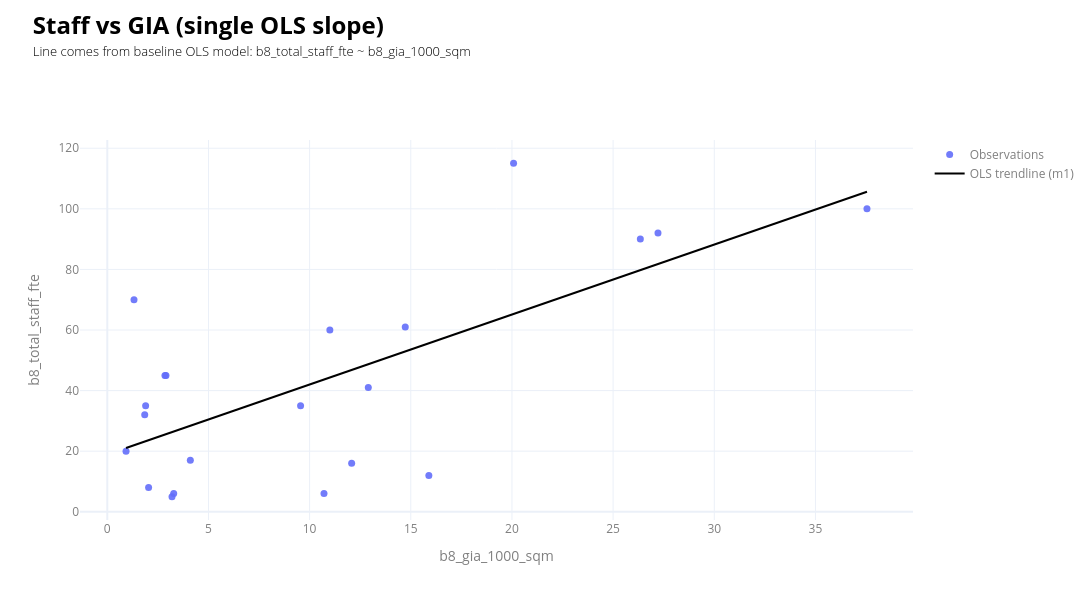

This figure's notebook cell:
### Markdown cell above
Baseline models shows a positive association between data centre size (GIA) and total staff numbers: +2.64 FTE per 1000 sqm of building area (p = 0.003, statistically significant). The model explains 38% of variation in dependent variable. With sample size = 21, the model is sensitive to outliers and small-sample effects, but the Residual vs Leverage points plot shows no influential outliers.

Linear regression assumptions:
- **Linearity:** Residuals vs fitted plot indicates that the relationship may be non-linear.
- **Independence of errors:** Durbin–Watson = 1.885, suggesting no strong autocorrelation signal.
- **Normality of residuals:** Prob(Omnibus) = 0.021, Skew = 1.02 (right-skewed), Kurtosis = 4.32 (heavy tails). Q-Q plot demonstrates one residual point that lies far from the line.
- **Homoskedasticity (constant variance):** Scale-location plot shows presence of heteroskedasticity.
- **Multicollinearity:** not a concert for univariate model.

### Code cell
# _________________________________________________________________
# Scatterplot: b8_total_staff_fte vs b8_gia_1000_sqm
value_col_x = "b8_gia_1000_sqm"
value_col_y = "b8_total_staff_fte"
# group_col   = "cluster_text"
cols_to_show = ['id', 'lpa_name', 'current_occupier']
df_plot = data_ldn_exstg_regression_m1
hovertemplate = "<br>".join([f"{c}: %{{customdata[{i}]}}" for i, c in enumerate(cols_to_show)]) + "<extra></extra>"
a = m1.params["const"]
b = m1.params[value_col_x]

fig = go.Figure()
# groups_sorted = [g for g in df_plot[group_col].dropna().unique()]

fig.add_trace(go.Scatter(
    x=df_plot[value_col_x], y=df_plot[value_col_y],mode="markers", marker=dict(size=7, opacity=0.9),name="Observations",
    customdata=df_plot[cols_to_show].to_numpy(),hovertemplate=hovertemplate,
))

xline = np.linspace(df_plot[value_col_x].min(), df_plot[value_col_x].max(), 200)
yline = a + b * xline
fig.add_trace(go.Scatter(x=xline,y=yline, mode="lines", line=dict(color="black", width=2),name="OLS trendline (m1)",hoverinfo="skip"))

fig.update_layout(
    width=1100,height=600,template="plotly_white",
    title=dict(
        text=(
            f"<br><span style='font-size:24px; font-weight:bold; color:{notes_colour}; display:block;'>"
            "Staff vs GIA (single OLS slope)"
            "</span><br>"
            f"<span style='font-size:13px; font-weight:300; color:{notes_colour}; display:block;'>"
            "Line comes from baseline OLS model: b8_total_staff_fte ~ b8_gia_1000_sqm"
            "</span><br>"
        ),x=0.03, xanchor="left",y=0.98, yanchor="top",
    ), margin=dict(t=140),legend=dict(font=dict(color=labels_colour)),
)
fig.update_xaxes(title_text=value_col_x, title_font=dict(color=labels_colour), tickfont=dict(color=labels_colour),)
fig.update_yaxes(title_text=value_col_y,title_font=dict(color=labels_colour),tickfont=dict(color=labels_colour),)
fig.show()

### Figure 1 — Plotly figure (JSON) as saved in the notebook; plotly's stock layout.template omitted (floating-point values rounded to 4 significant figures; data arrays with more than 128 entries replaced by an {"elided": "..."} marker saying what was removed)
{"data": [{"customdata": [["Tower_Hamlets-PA_24_01932_A1", "Tower Hamlets", "Global Switch London"], ["Islington-P2013_1089_FUL", "Islington", "Colt Data Centres"], ["Hounslow-P_2019_3115", "Hounslow", "ServerFarm"], ["Hillingdon-38421_APP_2021_4045", "Hillingdon", "Colt Data Centre Services"], ["Ealing-PP_2015_0516", "Ealing", "Equinix Data Centre"], ["Hounslow-P_2007_1897", "Hounslow", null], ["Havering-P0151_12", "Havering", "Green Mountain"], ["Tower_Hamlets-PA_00_00622", "Tower Hamlets", "Telehouse International Corporation of Europe Ltd"], ["Enfield-LDC_08_0514", "Enfield", "Virtus"], ["Tower_Hamlets-PA_08_01799", "Tower Hamlets", "Telehouse International Corporation of Europe Ltd"], ["Enfield-TP_11_1373", "Enfield", "Sovereign Business Integration plc"], ["Slough-P_06629_020", "Slough", "British Telecommunications PLC"], ["Hounslow-P_2011_3272", "Hounslow", "Virtus"], ["Tower_Hamlets-PA_13_00803", "Tower Hamlets", "Digital Realty "], ["Tower_Hamlets-PA_20_02381_NC", "Tower Hamlets", "Echelon"], ["Croydon-19_00539_FUL", "Croydon", "Pulsant"], ["Bexley-23_00960_FUL", "Bexley", "OVH"], ["Camden-2022_3535_P", "Camden", "UCL"], ["Ealing-224110OPDFUL", "Ealing", "Colt Data Centre Services"], ["Bromley-19_04182_FULL1", "Bromley", "Dajon Data Management Ltd"], ["Tower_Hamlets-PA_21_00615_NC", "Tower Hamlets", "Digital Realty "]], "hovertemplate": "id: %{customdata[0]}<br>lpa_name: %{customdata[1]}<br>current_occupier: %{customdata[2]}<extra></extra>", "marker": {"opacity": 0.9, "size": 7}, "mode": "markers", "name": "Observations", "type": "scatter", "x": [27.22, 1.895, 12.08, 37.55, 26.34, 10.71, 11.0, 1.32, 2.9, 20.08, 2.85, 2.041, 15.89, 12.9, 14.73, 3.282, 4.104, 3.198, 9.553, 0.9259, 1.85], "y": [92.0, 35.0, 16.0, 100.0, 90.0, 6.0, 60.0, 70.0, 45.0, 115.0, 45.0, 8.0, 12.0, 41.0, 61.0, 6.0, 17.0, 5.0, 35.0, 20.0, 32.0]}, {"hoverinfo": "skip", "line": {"color": "black", "width": 2}, "mode": "lines", "name": "OLS trendline (m1)", "type": "scatter", "x": {"elided": "200 float values"}, "y": {"elided": "200 float values"}}], "layout": {"height": 600, "legend": {"font": {"color": "grey"}}, "margin": {"t": 140}, "title": {"text": "<br><span style='font-size:24px; font-weight:bold; color:black; display:block;'>Staff vs GIA (single OLS slope)</span><br><span style='font-size:13px; font-weight:300; color:black; display:block;'>Line comes from baseline OLS model: b8_total_staff_fte ~ b8_gia_1000_sqm</span><br>", "x": 0.03, "xanchor": "left", "y": 0.98, "yanchor": "top"}, "width": 1100, "xaxis": {"tickfont": {"color": "grey"}, "title": {"font": {"color": "grey"}, "text": "b8_gia_1000_sqm"}}, "yaxis": {"tickfont": {"color": "grey"}, "title": {"font": {"color": "grey"}, "text": "b8_total_staff_fte"}}}}
